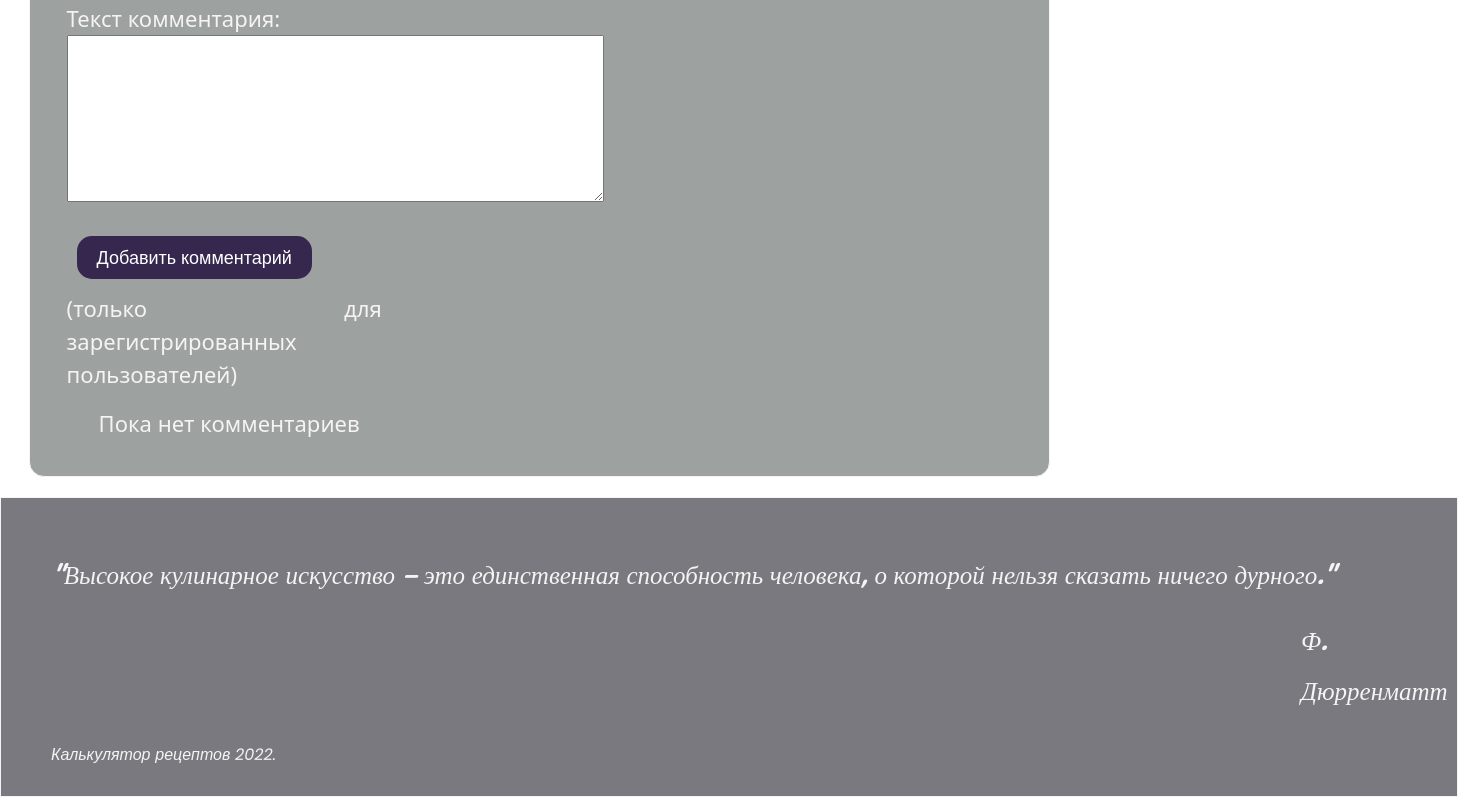
/db_recipes/25 (lower part), run on an earlier commit of the app's database.
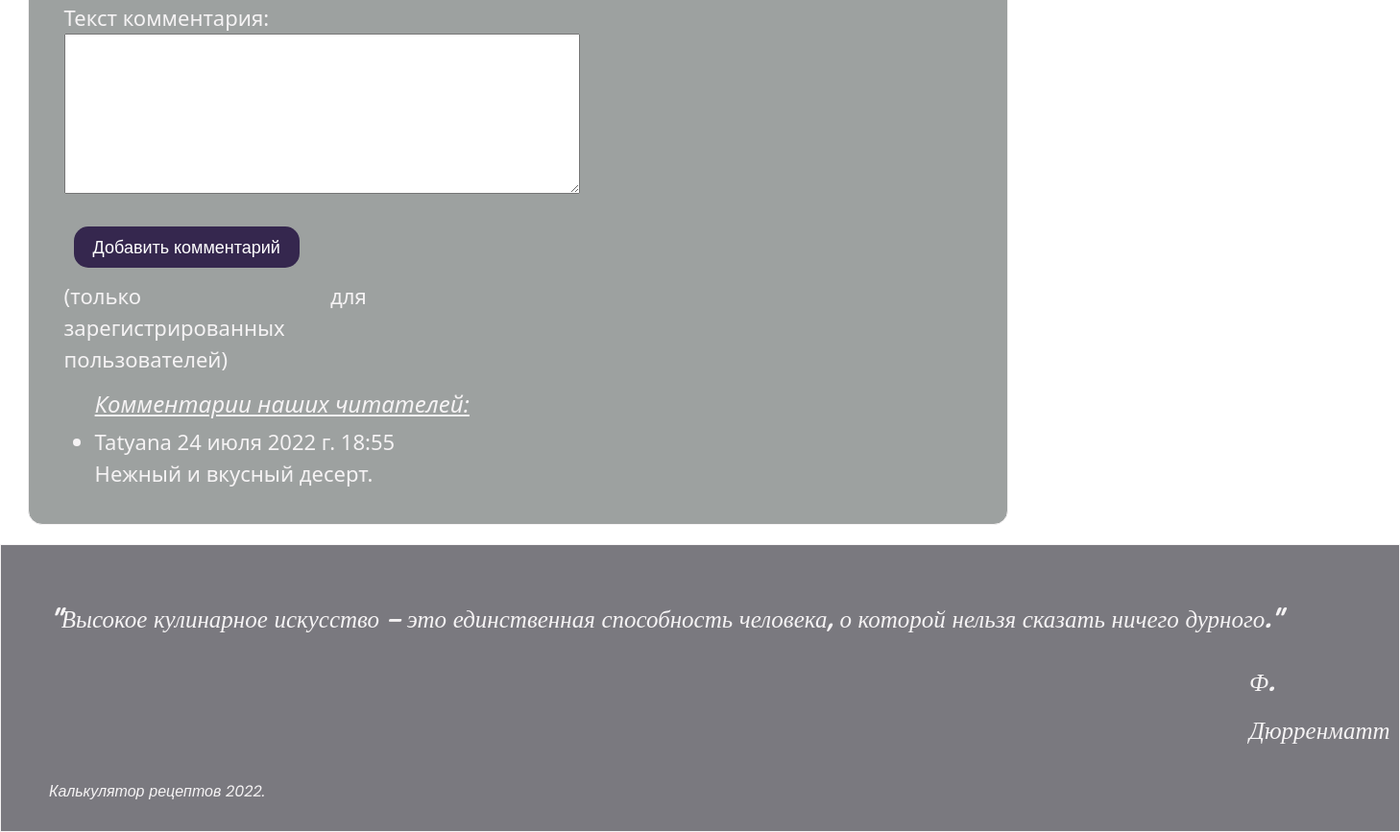
And on a later commit of the database.
### db_recipes/models.py (models this page shows)
class Comments(models.Model):
    recipe = models.ForeignKey(Recipes, on_delete=models.CASCADE, verbose_name='Рецепт', blank=True, null=True, related_name='comments_recipes')
    author = models.ForeignKey(User, on_delete = models.CASCADE, verbose_name='Автор', blank = True, null = True )
    create_date = models.DateTimeField(auto_now=True)
    text = models.TextField(verbose_name='Текст комментария')
    status = models.BooleanField(verbose_name='Видимость статьи', default=False)

### db_recipes/views.py (the view, shortened to what this page needs)
# urls.py: path('<int:pk>', views.RecipesDetailView.as_view(), name='recipe-detail'),
class RecipesDetailView(FormMixin,DetailView):
    model = Recipes
    template_name = 'db_recipes/details_view.html'
    context_object_name = 'article'
    form_class = CommentForm

### db_recipes/forms.py
class CommentForm(forms.ModelForm):
    class Meta:
        model = Comments
        fields = ('text',)
    def __init__(self,*args,**kwargs):
        super().__init__(*args,**kwargs)
        for field in self.fields:
            self.fields[field].widget.attrs['class'] = 'form-control'
        self.fields['text'].widget = Textarea(attrs={'rows':5})

### db_recipes/templates/db_recipes/details_view.html (shortened to what this page needs)
{% extends 'main/layout.html' %}
{% block content%}
<div id="main">
          <br>
 <p>Мы будем рады вашим комментариям! <p>
 <br>
 <div class="col-4">
    <form action="" id="add_form" method="post" >
        {{form.as_p}}
    </form>
    {% if request.user.is_authenticated%}
        <button form="add_form" type="submit" class="button_add">Добавить комментарий </button>
     <br>
     <br>
     <p>Ваш комментарий будет опубликован после модерации.</p>
    {% else %}
        <button form="add_form" type="submit" class="button_add" disabled>Добавить комментарий </button>
     <br>
     <br>
        <p>(только для зарегистрированных пользователей)</p>
    {% endif %}
</div>
    <ul>
    {%if article.comments_recipes.all %}
        <h4><ins><i> Комментарии наших читателей:</i> </ins></h4>
        {%for i in article.comments_recipes.all%}
            {% if i.status == True%}
                <li>
                {{i.author}}
                {{i.create_date}}
                <p>{{i.text}}</p>
                </li>
            {% endif%}
        {% endfor %}
    {%else%}
        <p> Пока нет комментариев </p>
    {% endif%}
    </ul>
</div>
{% endblock %}

What changed in the data, as far as the page shows it:
added Comments: author "Tatyana", create_date "24 июля 2022 г. 18:55", text "Нежный и вкусный десерт."
Also different on the page:
text no longer shown: "Пока нет комментариев"
text now shown: "Комментарии наших читателей:"
